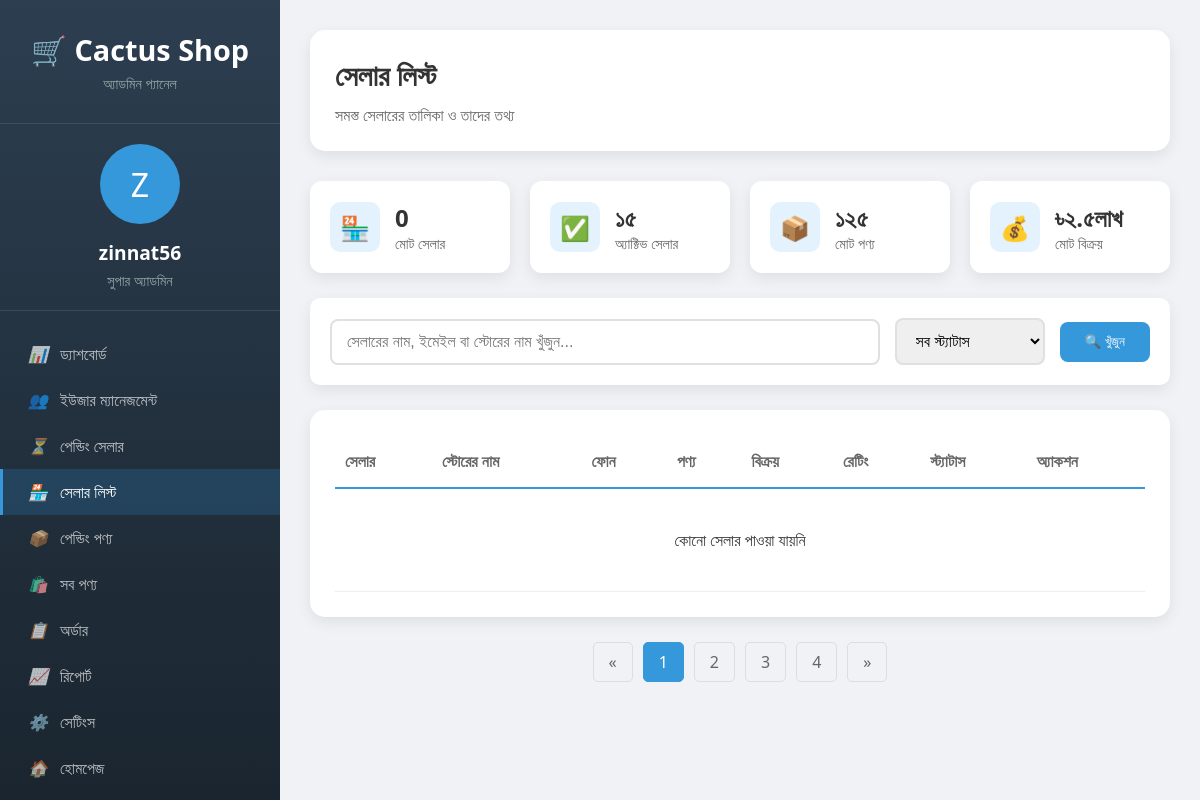
Before: /admin-dashboard/all-sellers/ (signed in) with the older database file.
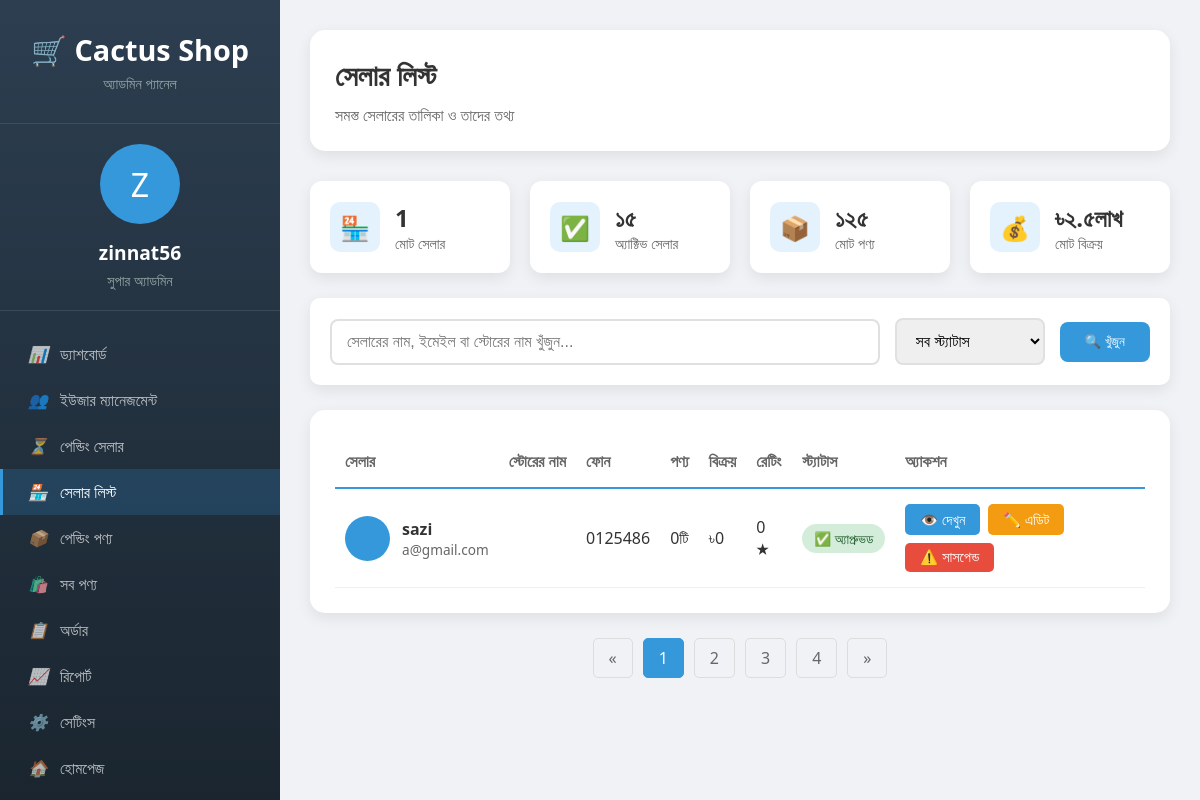
After: the same page with the newer database file.
### accounts/models.py (models this page shows, shortened)
class User(AbstractUser):
    USER_TYPE_CHOICES = (
        ('BUYER', 'Buyer'),
        ('SELLER', 'Seller'),
        ('ADMIN', 'Admin'),
    )
    groups = models.ManyToManyField(
        'auth.Group',
        verbose_name='groups',
        blank=True,
        related_name='custom_user_set',
        related_query_name='custom_user',
    )
    user_permissions = models.ManyToManyField(
        'auth.Permission',
        verbose_name='user permissions',
        blank=True,
        related_name='custom_user_set',
        related_query_name='custom_user',
    )
    user_type = models.CharField(
        max_length=10,
        choices=USER_TYPE_CHOICES,
        default='ADMIN'
    )
    phone = models.CharField(max_length=15, blank=True)
    address = models.TextField(blank=True)
    profile_pic = models.ImageField(upload_to='profiles/', blank=True, null=True)
    is_approved = models.BooleanField(default=True)
    created_at = models.DateTimeField(auto_now_add=True)
    updated_at = models.DateTimeField(auto_now=True)

### admin_dashboard/views.py (the view)
# urls.py: path('all-sellers/', views.all_sellers, name='admin_all_sellers'),
@staff_member_required
def all_sellers(request):
    sellers = User.objects.filter(user_type='SELLER').select_related('seller_profile').order_by('-date_joined')
    query = request.GET.get('q')
    if query:
        sellers = sellers.filter(
            Q(username__icontains=query) |
            Q(email__icontains=query) |
            Q(seller_profile__store_name__icontains=query)
        )
    context = {
        'sellers': sellers,
    }
    return render(request, 'admin_dashboard/all_sellers.html', context)

### admin_dashboard/templates/admin_dashboard/all_sellers.html (shortened to what the changed rows need)
<!DOCTYPE html>
<html lang="bn">
<head>
</head>
<body>
    <div class="dashboard-container">
        <div class="main-content">
            <div class="page-header">
                <h1>সেলার লিস্ট</h1>
            </div>
            <div class="stats-grid">
                <div class="stat-card">
                    <div class="stat-content">
                        <h3>{{ sellers|length }}</h3>
                        <p>মোট সেলার</p>
                    </div>
                </div>
            </div>
            <div class="table-container">
                <table>
                    <thead>
                        <tr>
                            <th>সেলার</th>
                            <th>স্টোরের নাম</th>
                            <th>ফোন</th>
                            <th>পণ্য</th>
                            <th>বিক্রয়</th>
                            <th>রেটিং</th>
                            <th>স্ট্যাটাস</th>
                            <th>অ্যাকশন</th>
                        </tr>
                    </thead>
                    <tbody>
                        {% for seller in sellers %}
                        <tr>
                            <td>
                                <div class="seller-info">
                                    <div class="seller-avatar">
                                    </div>
                                    <div class="seller-details">
                                        <span class="seller-name">{{ seller.get_full_name|default:seller.username }}</span>
                                        <span class="seller-email">{{ seller.email }}</span>
                                    </div>
                                </div>
                            </td>
                            <td>
                            </td>
                            <td>{{ seller.phone }}</td>
                            <td>{{ seller.products.count }}টি</td>
                            <td>৳{{ seller.seller_profile.total_sales|default:"0" }}</td>
                            <td>
                                {% with rating=seller.seller_profile.rating|default:0 %}
                                {{ rating }} ★
                                {% endwith %}
                            </td>
                            <td>
                                {% if seller.is_approved %}
                                    <span class="badge badge-approved">✅ অ্যাপ্রুভড</span>
                                {% else %}
                                    <span class="badge badge-pending">⏳ পেন্ডিং</span>
                                {% endif %}
                            </td>
                            <td>
                                <div class="action-buttons">
                                    <a href="#" class="btn btn-view">👁️ দেখুন</a>
                                    <a href="#" class="btn btn-edit">✏️ এডিট</a>
                                    {% if seller.is_approved %}
                                    <button class="btn btn-suspend" onclick="suspendSeller('{{ seller.id }}')">
                                        ⚠️ সাসপেন্ড
                                    </button>
                                    {% endif %}
                                </div>
                            </td>
                        </tr>
                        {% empty %}
                        <tr>
                            <td colspan="8" style="text-align: center; padding: 40px;">
                                কোনো সেলার পাওয়া যায়নি
                            </td>
                        </tr>
                        {% endfor %}
                    </tbody>
                </table>
            </div>
        </div>
    </div>
</body>
</html>

Changed rows visible on the page:
added User: get_full_name "sazi", email "a@gmail.com", phone "0125486", products.count "0", seller_profile.total_sales "0", seller_profile "0", is_approved "✅ অ্যাপ্রুভড"
Other visible differences:
{{ sellers|length }}: "0" → "1"
text no longer shown: "কোনো সেলার পাওয়া যায়নি"
